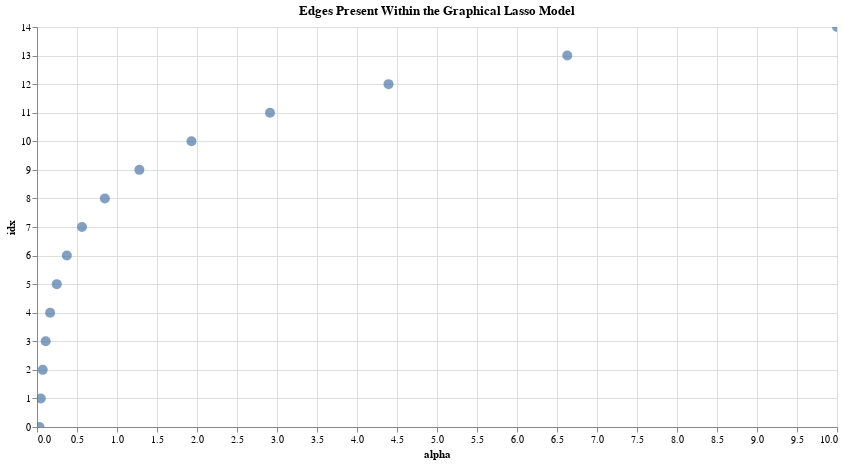

Write notebook code for a chart like this one.
### Markdown cell above
**Cross Validate for Optimal Parameters: the Lasso**

Varoquaux's pipeline involves steps in the following two cells.

A set of clusters is built using a set of predefined edges, called the edge model. The volatility of every OHLC tick is fed into the edge model, in order to establish a covariance to each other.

The advantages of the Graphical Lasso model is that a cross validated average set of hyperparameters is located, then applied to cluster each stock. Thus, every stock is identified with other stockss which move in tandem, together, over seven days. I print the alpha edges below, and visualize this group.

Depending upon the markets when you run this study, more intensive clustering may take place at either end of the spectrum. This exposes the covariance between different groups, while exposing outlier clusters.

**Using the Interactive Graph**

Feel free to move your mouse into the graph, then roll your mouse. This will drill in/out and allow you to hover over data points. They will mape to the edges of the clusters, under investigation.

### Code cell
from sklearn import covariance
import altair as alt
alphas = np.logspace(-1.5, 1, num=15)
edge_model = covariance.GraphicalLassoCV(alphas=alphas)
X = volatility.copy().T
X /= X.std(axis=0)
l =edge_model.fit(X)
n= []
print(type(l.alphas))
for  i in range(len(l.alphas)):
    print(l.alphas[i])
    dict = {"idx":i , "alpha":l.alphas[i]}
    n.append(dict)

dd = pd.DataFrame(n)
alt.Chart(dd).mark_point(filled=True, size=100).encode(
    y=alt.Y('idx'),
    x=alt.X('alpha'),tooltip=['alpha'],).properties(
        width=800,
        height=400,
        title="Edges Present Within the Graphical Lasso Model"
    ).interactive()

### Figure 1 — Vega-Lite specification as saved in the notebook (floating-point values rounded to 4 significant figures)
{"config": {"view": {"continuousWidth": 400, "continuousHeight": 300}}, "data": {"name": "data-e00b725f47bb04e84b24a287207abc43"}, "mark": {"type": "point", "filled": true, "size": 100}, "encoding": {"tooltip": [{"field": "alpha", "type": "quantitative"}], "x": {"field": "alpha", "type": "quantitative"}, "y": {"field": "idx", "type": "quantitative"}}, "height": 400, "selection": {"selector006": {"type": "interval", "bind": "scales", "encodings": ["x", "y"]}}, "title": "Edges Present Within the Graphical Lasso Model", "width": 800, "$schema": "https://vega.github.io/schema/vega-lite/v4.17.0.json", "datasets": {"data-e00b725f47bb04e84b24a287207abc43": [{"idx": 0, "alpha": 0.03162}, {"idx": 1, "alpha": 0.04771}, {"idx": 2, "alpha": 0.07197}, {"idx": 3, "alpha": 0.1086}, {"idx": 4, "alpha": 0.1638}, {"idx": 5, "alpha": 0.2471}, {"idx": 6, "alpha": 0.3728}, {"idx": 7, "alpha": 0.5623}, {"idx": 8, "alpha": 0.8483}, {"idx": 9, "alpha": 1.28}, {"idx": 10, "alpha": 1.931}, {"idx": 11, "alpha": 2.913}, {"idx": 12, "alpha": 4.394}, {"idx": 13, "alpha": 6.629}, {"idx": 14, "alpha": 10.0}]}}
